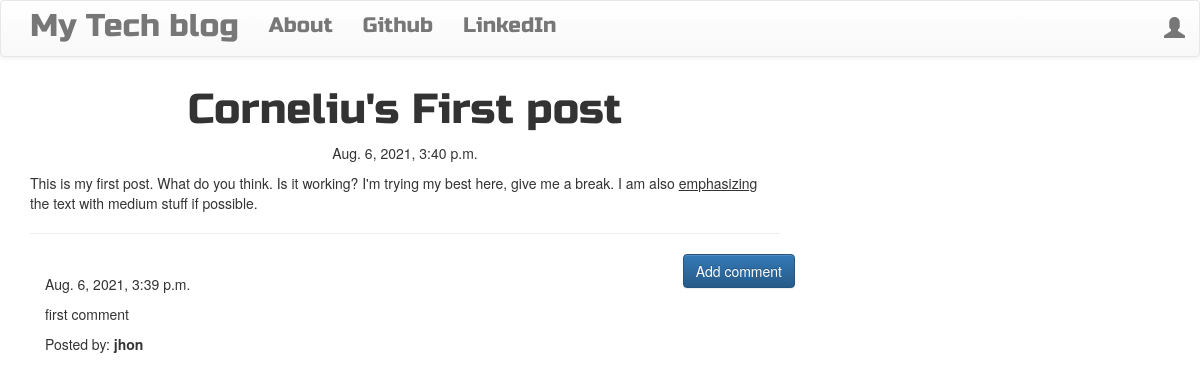
/post/1, run on the app's committed database.
### blog/models.py (models this page shows, shortened)
class Post(models.Model):
    author = models.ForeignKey('auth.User',on_delete=models.CASCADE)
    title = models.CharField(max_length=200)
    text = models.TextField()
    created_date = models.DateTimeField(default=timezone.now)
    published_date = models.DateTimeField(blank=True, null=True)

class Comment(models.Model):
    post = models.ForeignKey('blog.Post', related_name='comments',on_delete=models.CASCADE)
    author = models.CharField(max_length=100)
    text = models.TextField()
    created_date = models.DateTimeField(default=timezone.now())
    approved_comment = models.BooleanField(default=False)

### blog/views.py (the view)
# urls.py: path("post/<int:pk>", views.PostDetailView.as_view(), name='post_detail'),
class PostDetailView(DetailView):
    model = Post

### blog/templates/blog/post_detail.html (shortened to what this page needs)
{% extends 'blog/base.html' %}
{% block content %}
        <h1 class='posttitle loader'>{{ post.title }}</h1>
        {% if post.published_date %}
            <div class="date postdate">
                {{ post.published_date }}
            </div>
        {% else %}
            <a class="btn btn-default" href="{% url 'post_publish' pk=post.pk %}">Publish</a>
        {% endif %}
      <p class='postcontent' >{{ post.text|safe|linebreaksbr }}</p>
  <hr>
  <a class="btn btn-primary btn-comment" href="{% url 'add_comment_to_post' pk=post.pk %}">Add comment</a>
  <div class="container">
  {% for comment in post.comments.all %}
  <br>
      {% if user.is_authenticated or comment.approved_comment %}
              {{ comment.created_date }}
          <p>{{ comment.text|safe|linebreaks }}</p>
          <p>Posted by: <strong>{{ comment.author }}</strong></p>
      {% endif %}
  {% empty %}
      <p>No comments posted.</p>
  {% endfor %}
</div>
{% endblock %}

### blog/static/css/blog.css (style rules this page uses)
.postdate { text-align: center; }
.posttitle { font-family: 'Russo One', sans-serif; font-size: 3em; text-align: center; }
.postcontent { font-family: 'Montserrat'; font-size: 1.5em; }
.btn-comment { position: absolute; right: 0px; }
.loader { filter:hue-rotate(0deg); color: linear-gradient(45deg,#0f8,#08f); animation:hue 5000ms infinite linear; }

### data on the page
Post: title "Corneliu's First post", published_date "Aug. 6, 2021, 3:40 p.m.", text "This is my first post. What do you think. Is it working? I'm trying my best here, give me a break. I am also emphasizing the text with medium stuff if possible."
Comment: created_date "Aug. 6, 2021, 3:39 p.m.", text "first comment", author "jhon"
